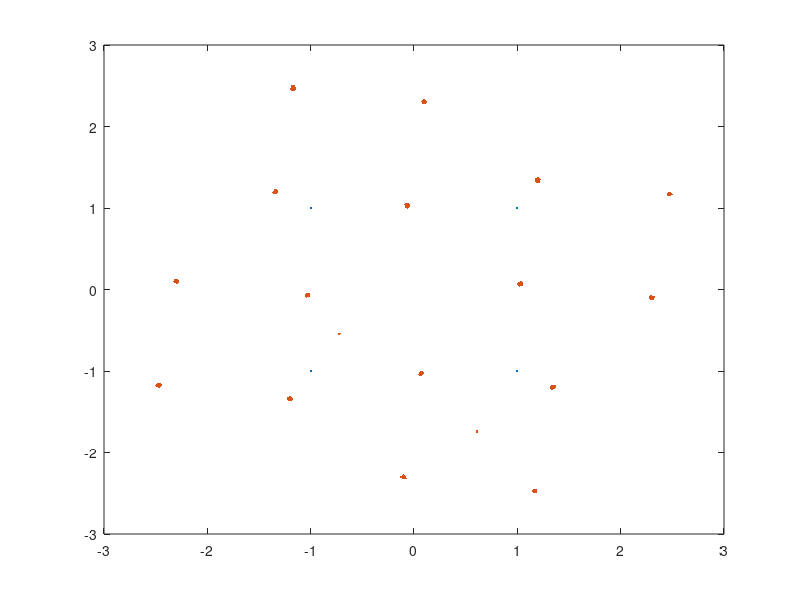

Source code (MATLAB):
clear;
close all;
Ls=1000;
SNR_dB=40;
P=1;
multipath=2;

signal_r=2*(rand([Ls,1])>0.5)-1;
signal_i=2*(rand([Ls,1])>0.5)-1;
QPSK=signal_r+1i*signal_i;
Es=((QPSK)' *(QPSK) ) / Ls;
N0=Es/10^(SNR_dB/10);
h=sqrt(P/2)*(randn(1,multipath)+1i*randn(1,multipath));
fading=conv(QPSK , h);
noise=sqrt(N0/4)*( randn(length(fading),1)+1i*randn(length(fading),1) );
received = fading+noise;

plot(QPSK,'.'); hold on
plot(received,'.');